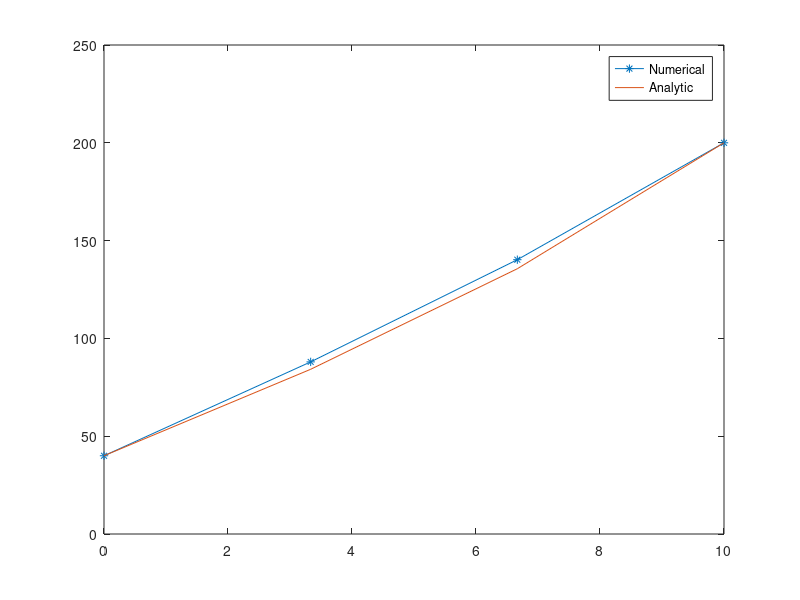

Source code (MATLAB):
% ODE Worksheet 8 - Matrix approach
% clear; clc

% Given
T1 = 40;
T2 = 200;
Ta = 20;
k = 0.01;
L = 10;

N = 4;
dx = L/N;

Y1 = T1;
YN = T2;
C_curr = -k;
C_prev = 0;
C_next = 0;
C_B = -k*Ta;

A = zeros(N,N);
B = zeros(N,1);

A(1,1) = 1;
for j=2:N
	A(1,j) = 0;
end
A(N,N) = 1;
for j=1:N-1
	A(N,j) = 0;
end
for i=2:N-1
	A(i,i-1) = 1/dx^2 + C_prev;
	A(i,i) = -2/dx^2 + C_curr;
	A(i,i+1) = 1/dx^2 + C_next;
end

B(1) = Y1;
B(N) = YN;
for i=2:N-1
	B(i) = C_B;
end

u = inv(A)*B;

x = linspace(0,L,N);
plot(x,u,'-*','DisplayName','Numerical');
hold on;

C1 = ( T2-Ta+(Ta-T1)*e^(-L*k^0.5) )/( e^(L*k^0.5) - e^(-L*k^0.5) );
C2 = T1-C1-Ta;
f_anal = @(x) C1*exp(x*sqrt(k)) + C2*exp(-x*sqrt(k)) + Ta;
T_anal = f_anal(x);
plot(x,T_anal,'DisplayName','Analytic')

legend();

drawnow;

wait = input("Press Enter to Exit.");
